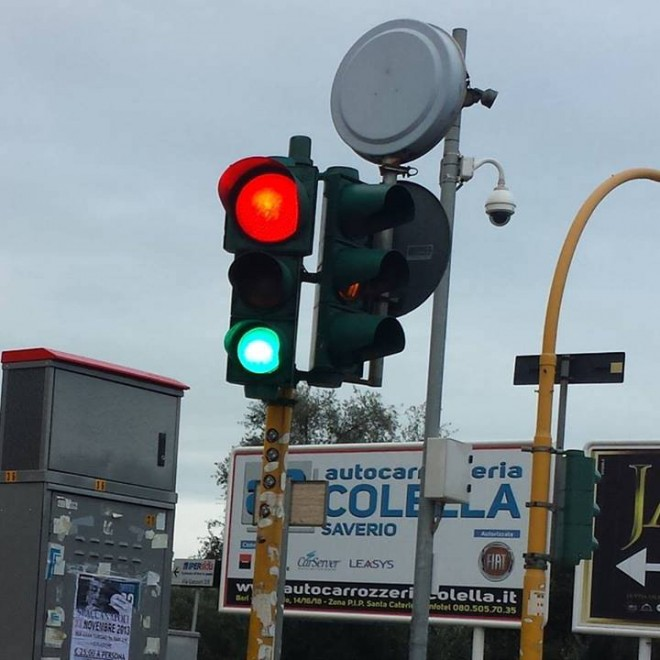
#> input picture teste.jfif, 660 x 660 px
$ python masking.py --image teste.jfif
#> lines starting #> are read from the running program, lines starting #| are printed output that depends on the picture; after the words box and inside, x2 and y2 are one past the last pixel; in counts of white or black regions, pixels touching at a corner belong together
import numpy as np
import argparse
import cv2

ap = argparse.ArgumentParser()
ap.add_argument("-i","--image", required= True, help="")
args = vars(ap.parse_args())

image = cv2.imread(args["image"])
#> image is the input picture: shape (660, 660, 3); mean B, G, R 137.7, 131.5, 122.3
cv2.imshow("Original", image)

mask = np.zeros(image.shape[:2], dtype="uint8")
(cX, cY) = (image.shape[1]//2, image.shape[0] // 2)
#> cX = 330; cY = 330
cv2.rectangle(mask, (cX-75,cY - 75),(cX + 75,cY + 75),255,-1)
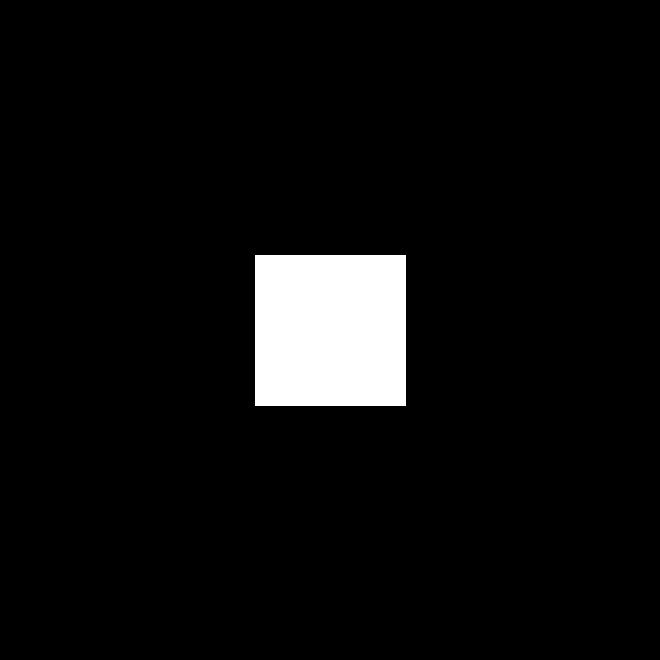
#> mask: shape (660, 660); 5.2% white; 1 white region, box (x1, y1, x2, y2) and area: (255, 255, 406, 406) 22801

cv2.imshow("Mask",mask)

masked = cv2.bitwise_and(image, image, mask = mask )
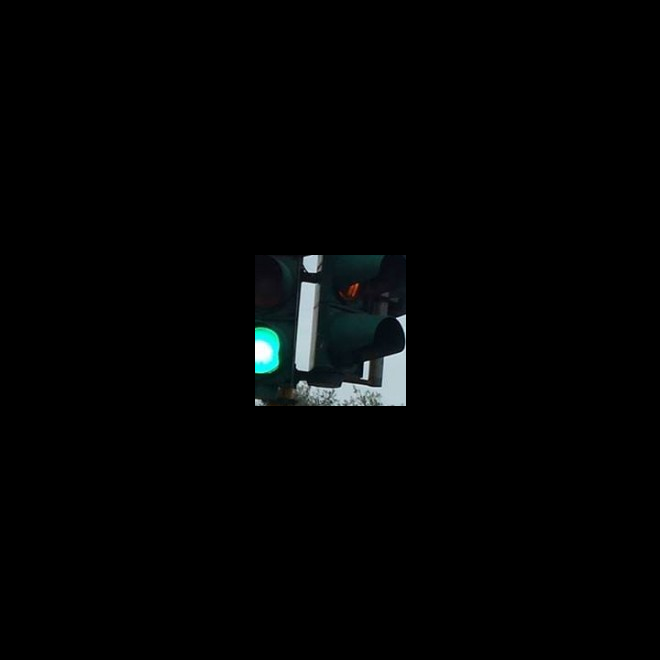
#> masked: shape (660, 660, 3); mean B, G, R 3.8, 3.7, 2.8
cv2.imshow("Mask applied to image", masked)
cv2.waitKey(0)

mask = np.zeros(image.shape[:2], dtype = "uint8")
cv2.circle(mask,(cX,cY),100,255,-1)
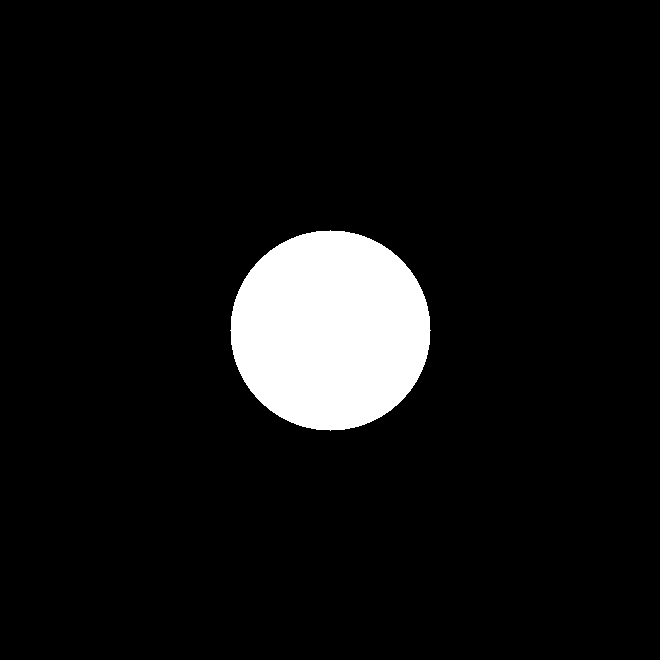
#> mask: shape (660, 660); 7.2% white; 1 white region, box (x1, y1, x2, y2) and area: (230, 230, 431, 431) 31417
masked = cv2.bitwise_and(image,image, mask = mask)
cv2.imshow("Mask", mask)
cv2.imshow("Mask Applied to image", masked)
cv2.waitKey(0)
